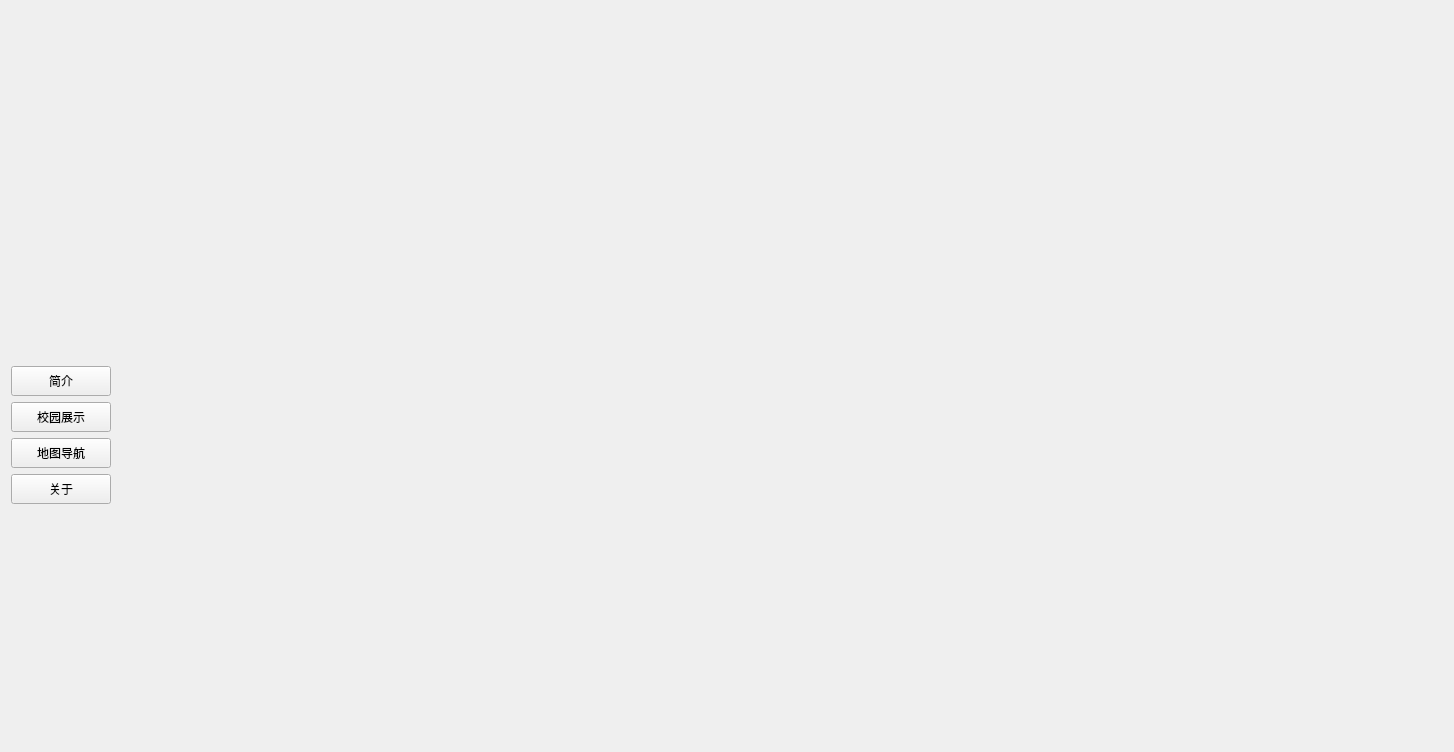
<?xml version="1.0" encoding="UTF-8"?>
<ui version="4.0">
 <class>MainWidget</class>
 <widget class="QWidget" name="MainWidget">
  <property name="geometry">
   <rect>
    <x>0</x>
    <y>0</y>
    <width>1452</width>
    <height>750</height>
   </rect>
  </property>
  <property name="windowTitle">
   <string>Form</string>
  </property>
  <layout class="QGridLayout" name="gridLayout_2">
   <item row="0" column="0">
    <layout class="QGridLayout" name="gridLayout">
     <item row="2" column="0">
      <widget class="QPushButton" name="pushButton_1">
       <property name="minimumSize">
        <size>
         <width>100</width>
         <height>30</height>
        </size>
       </property>
       <property name="maximumSize">
        <size>
         <width>100</width>
         <height>16777215</height>
        </size>
       </property>
       <property name="text">
        <string>简介</string>
       </property>
      </widget>
     </item>
     <item row="1" column="0">
      <spacer name="verticalSpacer_2">
       <property name="orientation">
        <enum>Qt::Vertical</enum>
       </property>
       <property name="sizeHint" stdset="0">
        <size>
         <width>20</width>
         <height>40</height>
        </size>
       </property>
      </spacer>
     </item>
     <item row="0" column="0">
      <widget class="QLabel" name="label">
       <property name="minimumSize">
        <size>
         <width>111</width>
         <height>111</height>
        </size>
       </property>
       <property name="styleSheet">
        <string notr="true">border-image: url(:/image/logo.png);</string>
       </property>
       <property name="text">
        <string/>
       </property>
      </widget>
     </item>
     <item row="3" column="0">
      <widget class="QPushButton" name="pushButton_2">
       <property name="minimumSize">
        <size>
         <width>100</width>
         <height>30</height>
        </size>
       </property>
       <property name="maximumSize">
        <size>
         <width>100</width>
         <height>16777215</height>
        </size>
       </property>
       <property name="text">
        <string>校园展示</string>
       </property>
      </widget>
     </item>
     <item row="5" column="0">
      <widget class="QPushButton" name="pushButton_4">
       <property name="minimumSize">
        <size>
         <width>100</width>
         <height>30</height>
        </size>
       </property>
       <property name="maximumSize">
        <size>
         <width>100</width>
         <height>16777215</height>
        </size>
       </property>
       <property name="text">
        <string>关于</string>
       </property>
      </widget>
     </item>
     <item row="4" column="0">
      <widget class="QPushButton" name="pushButton_3">
       <property name="minimumSize">
        <size>
         <width>100</width>
         <height>30</height>
        </size>
       </property>
       <property name="maximumSize">
        <size>
         <width>100</width>
         <height>16777215</height>
        </size>
       </property>
       <property name="text">
        <string>地图导航</string>
       </property>
      </widget>
     </item>
     <item row="6" column="0">
      <spacer name="verticalSpacer">
       <property name="orientation">
        <enum>Qt::Vertical</enum>
       </property>
       <property name="sizeHint" stdset="0">
        <size>
         <width>20</width>
         <height>40</height>
        </size>
       </property>
      </spacer>
     </item>
     <item row="0" column="1" rowspan="7">
      <widget class="QStackedWidget" name="stackedWidget">
       <property name="minimumSize">
        <size>
         <width>1315</width>
         <height>730</height>
        </size>
       </property>
       <widget class="QWidget" name="page"/>
       <widget class="QWidget" name="page_2"/>
      </widget>
     </item>
    </layout>
   </item>
  </layout>
 </widget>
 <resources/>
 <connections/>
</ui>
